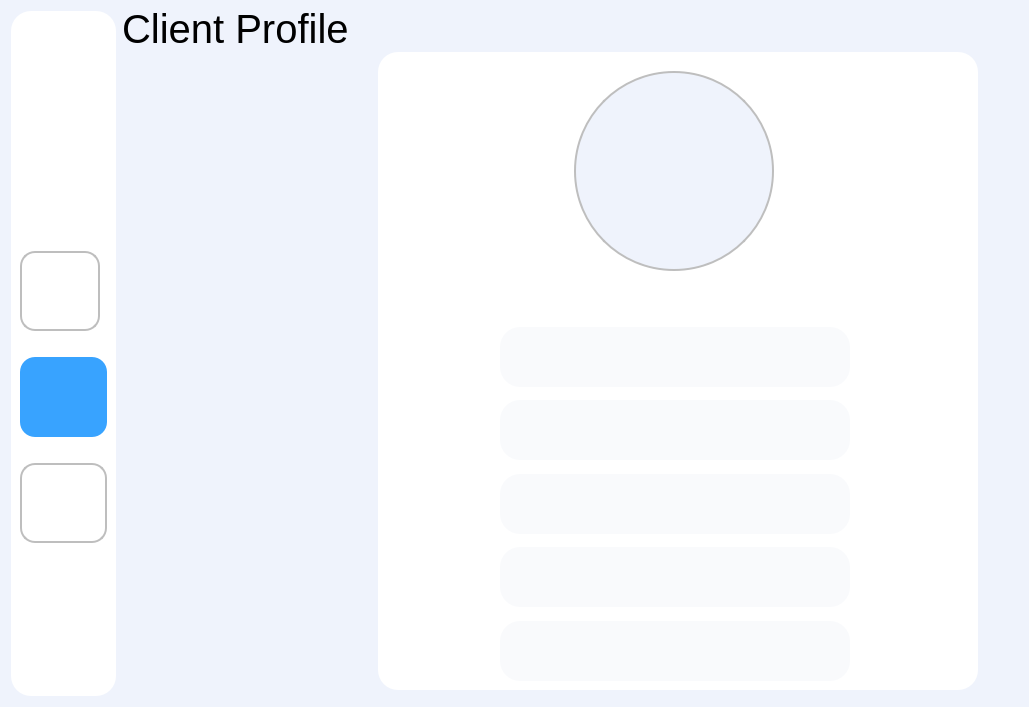
<?xml version="1.0" encoding="UTF-8"?>
<ui version="4.0">
 <class>Form</class>
 <widget class="QWidget" name="Form">
  <property name="geometry">
   <rect>
    <x>0</x>
    <y>0</y>
    <width>1029</width>
    <height>707</height>
   </rect>
  </property>
  <property name="windowTitle">
   <string>Form</string>
  </property>
  <property name="styleSheet">
   <string notr="true">
background-color: rgb(239, 243, 252);
font-family:Ubuntu;
font-size: 20px;</string>
  </property>
  <layout class="QGridLayout" name="gridLayout_4">
   <item row="1" column="2">
    <widget class="QGroupBox" name="groupBox_2">
     <property name="minimumSize">
      <size>
       <width>600</width>
       <height>0</height>
      </size>
     </property>
     <property name="maximumSize">
      <size>
       <width>600</width>
       <height>4567890</height>
      </size>
     </property>
     <property name="styleSheet">
      <string notr="true">QGroupBox{
	background-color: rgb(255, 255, 255);

border-radius: 20% 20%;
color: white;


;}
</string>
     </property>
     <property name="title">
      <string/>
     </property>
     <layout class="QGridLayout" name="gridLayout_2">
      <item row="0" column="0">
       <spacer name="horizontalSpacer_5">
        <property name="orientation">
         <enum>Qt::Horizontal</enum>
        </property>
        <property name="sizeHint" stdset="0">
         <size>
          <width>106</width>
          <height>20</height>
         </size>
        </property>
       </spacer>
      </item>
      <item row="0" column="1" rowspan="2">
       <layout class="QHBoxLayout" name="horizontalLayout">
        <item>
         <spacer name="horizontalSpacer">
          <property name="orientation">
           <enum>Qt::Horizontal</enum>
          </property>
          <property name="sizeHint" stdset="0">
           <size>
            <width>40</width>
            <height>20</height>
           </size>
          </property>
         </spacer>
        </item>
        <item>
         <widget class="QGroupBox" name="groupBox_3">
          <property name="minimumSize">
           <size>
            <width>220</width>
            <height>260</height>
           </size>
          </property>
          <property name="maximumSize">
           <size>
            <width>220</width>
            <height>260</height>
           </size>
          </property>
          <property name="styleSheet">
           <string notr="true">QGroupBox{
	background-color: rgb(255, 255, 255);

border-radius: 20% 20%;
color: white;


;}

</string>
          </property>
          <property name="title">
           <string>GroupBox</string>
          </property>
          <layout class="QGridLayout" name="gridLayout_3">
           <item row="0" column="0">
            <layout class="QVBoxLayout" name="verticalLayout">
             <item>
              <widget class="QLabel" name="profile_lbl">
               <property name="minimumSize">
                <size>
                 <width>200</width>
                 <height>200</height>
                </size>
               </property>
               <property name="maximumSize">
                <size>
                 <width>200</width>
                 <height>200</height>
                </size>
               </property>
               <property name="styleSheet">
                <string notr="true">border-radius:100% 100%;
border: 2px solid #bebebe ;
</string>
               </property>
               <property name="frameShape">
                <enum>QFrame::NoFrame</enum>
               </property>
               <property name="text">
                <string/>
               </property>
               <property name="alignment">
                <set>Qt::AlignCenter</set>
               </property>
              </widget>
             </item>
             <item>
              <widget class="QLabel" name="user_name_lbl">
               <property name="minimumSize">
                <size>
                 <width>0</width>
                 <height>33</height>
                </size>
               </property>
               <property name="maximumSize">
                <size>
                 <width>390</width>
                 <height>33</height>
                </size>
               </property>
               <property name="styleSheet">
                <string notr="true">color:rgb(57,57,57,255);
background-color: rgb(255, 255, 255,0);</string>
               </property>
               <property name="text">
                <string/>
               </property>
               <property name="alignment">
                <set>Qt::AlignCenter</set>
               </property>
              </widget>
             </item>
            </layout>
           </item>
          </layout>
         </widget>
        </item>
        <item>
         <spacer name="horizontalSpacer_2">
          <property name="orientation">
           <enum>Qt::Horizontal</enum>
          </property>
          <property name="sizeHint" stdset="0">
           <size>
            <width>40</width>
            <height>20</height>
           </size>
          </property>
         </spacer>
        </item>
       </layout>
      </item>
      <item row="1" column="2">
       <spacer name="horizontalSpacer_6">
        <property name="orientation">
         <enum>Qt::Horizontal</enum>
        </property>
        <property name="sizeHint" stdset="0">
         <size>
          <width>106</width>
          <height>20</height>
         </size>
        </property>
       </spacer>
      </item>
      <item row="2" column="1">
       <layout class="QVBoxLayout" name="verticalLayout_2">
        <item>
         <widget class="QLabel" name="firstname_lbl">
          <property name="minimumSize">
           <size>
            <width>350</width>
            <height>60</height>
           </size>
          </property>
          <property name="maximumSize">
           <size>
            <width>350</width>
            <height>60</height>
           </size>
          </property>
          <property name="styleSheet">
           <string notr="true">border-radius:20% 20%;

background-color:rgb(249,250,252,255);
padding-left:8px;
</string>
          </property>
          <property name="text">
           <string/>
          </property>
          <property name="alignment">
           <set>Qt::AlignCenter</set>
          </property>
         </widget>
        </item>
        <item>
         <spacer name="verticalSpacer_3">
          <property name="orientation">
           <enum>Qt::Vertical</enum>
          </property>
          <property name="sizeHint" stdset="0">
           <size>
            <width>20</width>
            <height>40</height>
           </size>
          </property>
         </spacer>
        </item>
        <item>
         <widget class="QLabel" name="lastname_lbl">
          <property name="minimumSize">
           <size>
            <width>350</width>
            <height>60</height>
           </size>
          </property>
          <property name="maximumSize">
           <size>
            <width>350</width>
            <height>60</height>
           </size>
          </property>
          <property name="styleSheet">
           <string notr="true">border-radius:20% 20%;

background-color:rgb(249,250,252,255);
padding-left:8px;
</string>
          </property>
          <property name="text">
           <string/>
          </property>
          <property name="alignment">
           <set>Qt::AlignCenter</set>
          </property>
         </widget>
        </item>
        <item>
         <spacer name="verticalSpacer_6">
          <property name="orientation">
           <enum>Qt::Vertical</enum>
          </property>
          <property name="sizeHint" stdset="0">
           <size>
            <width>20</width>
            <height>40</height>
           </size>
          </property>
         </spacer>
        </item>
        <item>
         <widget class="QLabel" name="email_lbl_2">
          <property name="minimumSize">
           <size>
            <width>350</width>
            <height>60</height>
           </size>
          </property>
          <property name="maximumSize">
           <size>
            <width>350</width>
            <height>60</height>
           </size>
          </property>
          <property name="styleSheet">
           <string notr="true">border-radius:20% 20%;

background-color:rgb(249,250,252,255);
padding-left:8px;
</string>
          </property>
          <property name="text">
           <string/>
          </property>
          <property name="alignment">
           <set>Qt::AlignCenter</set>
          </property>
         </widget>
        </item>
        <item>
         <spacer name="verticalSpacer_7">
          <property name="orientation">
           <enum>Qt::Vertical</enum>
          </property>
          <property name="sizeHint" stdset="0">
           <size>
            <width>20</width>
            <height>40</height>
           </size>
          </property>
         </spacer>
        </item>
        <item>
         <widget class="QLabel" name="egnder_lbl">
          <property name="minimumSize">
           <size>
            <width>350</width>
            <height>60</height>
           </size>
          </property>
          <property name="maximumSize">
           <size>
            <width>350</width>
            <height>60</height>
           </size>
          </property>
          <property name="styleSheet">
           <string notr="true">border-radius:20% 20%;

background-color:rgb(249,250,252,255);
padding-left:8px;
</string>
          </property>
          <property name="text">
           <string/>
          </property>
          <property name="alignment">
           <set>Qt::AlignCenter</set>
          </property>
         </widget>
        </item>
        <item>
         <spacer name="verticalSpacer_8">
          <property name="orientation">
           <enum>Qt::Vertical</enum>
          </property>
          <property name="sizeHint" stdset="0">
           <size>
            <width>20</width>
            <height>40</height>
           </size>
          </property>
         </spacer>
        </item>
        <item>
         <widget class="QLabel" name="userdoctor_lbl">
          <property name="minimumSize">
           <size>
            <width>350</width>
            <height>60</height>
           </size>
          </property>
          <property name="maximumSize">
           <size>
            <width>350</width>
            <height>60</height>
           </size>
          </property>
          <property name="styleSheet">
           <string notr="true">border-radius:20% 20%;

background-color:rgb(249,250,252,255);
padding-left:8px;
</string>
          </property>
          <property name="text">
           <string/>
          </property>
          <property name="alignment">
           <set>Qt::AlignCenter</set>
          </property>
         </widget>
        </item>
       </layout>
      </item>
      <item row="2" column="2">
       <spacer name="horizontalSpacer_4">
        <property name="orientation">
         <enum>Qt::Horizontal</enum>
        </property>
        <property name="sizeHint" stdset="0">
         <size>
          <width>106</width>
          <height>20</height>
         </size>
        </property>
       </spacer>
      </item>
      <item row="2" column="0">
       <spacer name="horizontalSpacer_3">
        <property name="orientation">
         <enum>Qt::Horizontal</enum>
        </property>
        <property name="sizeHint" stdset="0">
         <size>
          <width>106</width>
          <height>20</height>
         </size>
        </property>
       </spacer>
      </item>
      <item row="3" column="1">
       <spacer name="verticalSpacer_10">
        <property name="orientation">
         <enum>Qt::Vertical</enum>
        </property>
        <property name="sizeHint" stdset="0">
         <size>
          <width>20</width>
          <height>40</height>
         </size>
        </property>
       </spacer>
      </item>
      <item row="0" column="2">
       <widget class="QPushButton" name="editprofile_btn">
        <property name="enabled">
         <bool>true</bool>
        </property>
        <property name="styleSheet">
         <string notr="true">QPushButton{
background-color: rgb(255, 255, 255,0);
border-radius:5% 5%;
	border-color: rgb(0, 0, 0);


;
}
QPushButton:pressed{
padding-left:5px;
padding-top:5px;
background-postion:calc(100% - 10px) center;
}

QPushButton:hover {
	background-color: rgb(56, 163, 255,.5);
}</string>
        </property>
        <property name="text">
         <string/>
        </property>
        <property name="icon">
         <iconset resource="app_resources.qrc">
          <normaloff>:/ICONS/icons/edit.png</normaloff>:/ICONS/icons/edit.png</iconset>
        </property>
        <property name="iconSize">
         <size>
          <width>100</width>
          <height>30</height>
         </size>
        </property>
        <property name="flat">
         <bool>true</bool>
        </property>
       </widget>
      </item>
     </layout>
    </widget>
   </item>
   <item row="0" column="1">
    <widget class="QLabel" name="label_3">
     <property name="minimumSize">
      <size>
       <width>250</width>
       <height>35</height>
      </size>
     </property>
     <property name="maximumSize">
      <size>
       <width>250</width>
       <height>35</height>
      </size>
     </property>
     <property name="styleSheet">
      <string notr="true">font-size:40px;</string>
     </property>
     <property name="text">
      <string>Client Profile</string>
     </property>
    </widget>
   </item>
   <item row="1" column="1">
    <spacer name="horizontalSpacer_7">
     <property name="orientation">
      <enum>Qt::Horizontal</enum>
     </property>
     <property name="sizeHint" stdset="0">
      <size>
       <width>40</width>
       <height>20</height>
      </size>
     </property>
    </spacer>
   </item>
   <item row="2" column="2">
    <spacer name="verticalSpacer_9">
     <property name="orientation">
      <enum>Qt::Vertical</enum>
     </property>
     <property name="sizeHint" stdset="0">
      <size>
       <width>20</width>
       <height>40</height>
      </size>
     </property>
    </spacer>
   </item>
   <item row="1" column="3">
    <spacer name="horizontalSpacer_8">
     <property name="orientation">
      <enum>Qt::Horizontal</enum>
     </property>
     <property name="sizeHint" stdset="0">
      <size>
       <width>40</width>
       <height>20</height>
      </size>
     </property>
    </spacer>
   </item>
   <item row="0" column="0" rowspan="3">
    <widget class="QGroupBox" name="groupBox">
     <property name="minimumSize">
      <size>
       <width>105</width>
       <height>0</height>
      </size>
     </property>
     <property name="maximumSize">
      <size>
       <width>105</width>
       <height>16777215</height>
      </size>
     </property>
     <property name="styleSheet">
      <string notr="true">QGroupBox{
	background-color: rgb(255, 255, 255);

border-radius: 20% 20%;
color: white;
  box-shadow: 5px 10px;

;}</string>
     </property>
     <property name="title">
      <string/>
     </property>
     <layout class="QGridLayout" name="gridLayout">
      <item row="3" column="0">
       <spacer name="verticalSpacer">
        <property name="orientation">
         <enum>Qt::Vertical</enum>
        </property>
        <property name="sizeType">
         <enum>QSizePolicy::Fixed</enum>
        </property>
        <property name="sizeHint" stdset="0">
         <size>
          <width>20</width>
          <height>20</height>
         </size>
        </property>
       </spacer>
      </item>
      <item row="4" column="0" colspan="2">
       <widget class="QPushButton" name="user_btn">
        <property name="minimumSize">
         <size>
          <width>80</width>
          <height>80</height>
         </size>
        </property>
        <property name="styleSheet">
         <string notr="true">QPushButton{
	background-color: rgb(56, 163, 255);
border-radius:15% 15%;
	border-color: rgb(0, 0, 0);




}

QPushButton:pressed{
padding-left:5px;
padding-top:5px;
background-postion:calc(100% - 10px) center;
}

QPushButton:hover {
background-color: qlineargradient(spread:pad, x1:0, y1:1, x2:1, y2:0, stop:0 rgba(3, 67, 165,.5), stop:1 rgba(12, 148, 207,.1));}</string>
        </property>
        <property name="text">
         <string/>
        </property>
        <property name="icon">
         <iconset resource="app_resources.qrc">
          <normaloff>:/ICONS/icons/22.png</normaloff>:/ICONS/icons/22.png</iconset>
        </property>
        <property name="iconSize">
         <size>
          <width>40</width>
          <height>40</height>
         </size>
        </property>
        <property name="flat">
         <bool>true</bool>
        </property>
       </widget>
      </item>
      <item row="2" column="0" colspan="2">
       <widget class="QPushButton" name="home_btn">
        <property name="minimumSize">
         <size>
          <width>80</width>
          <height>80</height>
         </size>
        </property>
        <property name="maximumSize">
         <size>
          <width>80</width>
          <height>80</height>
         </size>
        </property>
        <property name="styleSheet">
         <string notr="true">QPushButton{
background-color: rgb(255, 255, 255,0);
border-radius:15% 15%;
	border-color: rgb(0, 0, 0);



border: 2px solid #bebebe ;
	background-color: rgb(214, 214, 214);
  background-color: white;
  color: black;
}

QPushButton:pressed{
padding-left:5px;
padding-top:5px;
background-postion:calc(100% - 10px) center;
}

QPushButton:hover {
	background-color: rgb(226, 120, 255,.5);}</string>
        </property>
        <property name="text">
         <string/>
        </property>
        <property name="icon">
         <iconset resource="app_resources.qrc">
          <normaloff>:/ICONS/icons/home.png</normaloff>:/ICONS/icons/home.png</iconset>
        </property>
        <property name="iconSize">
         <size>
          <width>50</width>
          <height>50</height>
         </size>
        </property>
        <property name="flat">
         <bool>true</bool>
        </property>
       </widget>
      </item>
      <item row="6" column="0" colspan="2">
       <widget class="QPushButton" name="change_password_btn">
        <property name="minimumSize">
         <size>
          <width>80</width>
          <height>80</height>
         </size>
        </property>
        <property name="styleSheet">
         <string notr="true">QPushButton{
background-color: rgb(255, 255, 255,0);
border-radius:15% 15%;
	border-color: rgb(0, 0, 0);



border: 2px solid #bebebe ;
	background-color: rgb(214, 214, 214);
  background-color: white;
  color: black;
}

QPushButton:pressed{
padding-left:5px;
padding-top:5px;
background-postion:calc(100% - 10px) center;
}

QPushButton:hover {
background-color: qlineargradient(spread:pad, x1:0, y1:1, x2:1, y2:0, stop:0 rgba(3, 67, 165,.5), stop:1 rgba(12, 148, 207,.1));}</string>
        </property>
        <property name="text">
         <string/>
        </property>
        <property name="icon">
         <iconset resource="app_resources.qrc">
          <normaloff>:/ICONS/icons/password.png</normaloff>:/ICONS/icons/password.png</iconset>
        </property>
        <property name="iconSize">
         <size>
          <width>40</width>
          <height>40</height>
         </size>
        </property>
        <property name="flat">
         <bool>true</bool>
        </property>
       </widget>
      </item>
      <item row="7" column="0">
       <spacer name="verticalSpacer_4">
        <property name="orientation">
         <enum>Qt::Vertical</enum>
        </property>
        <property name="sizeHint" stdset="0">
         <size>
          <width>20</width>
          <height>40</height>
         </size>
        </property>
       </spacer>
      </item>
      <item row="0" column="0" colspan="2">
       <widget class="QPushButton" name="logout_btn">
        <property name="minimumSize">
         <size>
          <width>80</width>
          <height>80</height>
         </size>
        </property>
        <property name="maximumSize">
         <size>
          <width>80</width>
          <height>80</height>
         </size>
        </property>
        <property name="styleSheet">
         <string notr="true">QPushButton{
border-radius:15% 15%;
	background-color: rgb(255, 255, 255);
}

QPushButton:pressed{
padding-left:5px;
padding-top:5px;
background-postion:calc(100% - 10px) center;
}

QPushButton:hover {
	background-color: rgb(255, 0, 0,.5);}
</string>
        </property>
        <property name="text">
         <string/>
        </property>
        <property name="icon">
         <iconset resource="app_resources.qrc">
          <normaloff>:/ICONS/icons/log-out.png</normaloff>:/ICONS/icons/log-out.png</iconset>
        </property>
        <property name="iconSize">
         <size>
          <width>60</width>
          <height>60</height>
         </size>
        </property>
        <property name="flat">
         <bool>true</bool>
        </property>
       </widget>
      </item>
      <item row="5" column="0">
       <spacer name="verticalSpacer_5">
        <property name="orientation">
         <enum>Qt::Vertical</enum>
        </property>
        <property name="sizeType">
         <enum>QSizePolicy::Fixed</enum>
        </property>
        <property name="sizeHint" stdset="0">
         <size>
          <width>20</width>
          <height>20</height>
         </size>
        </property>
       </spacer>
      </item>
      <item row="1" column="0">
       <spacer name="verticalSpacer_2">
        <property name="orientation">
         <enum>Qt::Vertical</enum>
        </property>
        <property name="sizeType">
         <enum>QSizePolicy::Expanding</enum>
        </property>
        <property name="sizeHint" stdset="0">
         <size>
          <width>20</width>
          <height>20</height>
         </size>
        </property>
       </spacer>
      </item>
     </layout>
    </widget>
   </item>
  </layout>
 </widget>
 <resources>
  <include location="app_resources.qrc"/>
 </resources>
 <connections/>
</ui>
